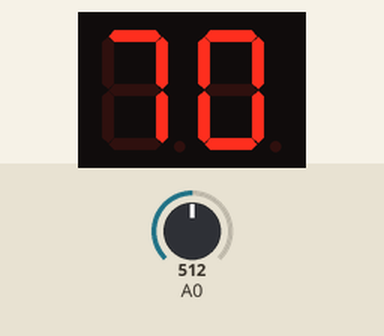
Simulated run of this sketch. Board: Arduino Uno, built with avr-gcc and run on an emulated ATmega328P. Shown: 2-digit seven-segment display. Wiring (inferred from the names in the program): 2-digit 7-segment display, segments lit when HIGH: segments pin 6, pin 5, pin 4, pin 3, pin 2, pin 1, pin 0, pin 7, pin 8, pin 9, pin 10, pin 11, pin 12, pin 13. Inputs (shaded band) come from the test bench; at power-on: A0 = 512. The segment pins are drawn as the display they are named for.

Above: at 1.2 s.
1.3 s: A0 set to 517
At 2.5 s:
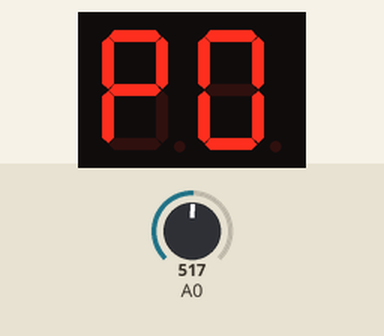
2.8 s: A0 set to 716
At 3.9 s:
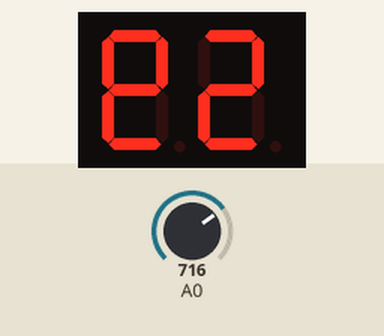
4.3 s: A0 set to 714
At 5.2 s:
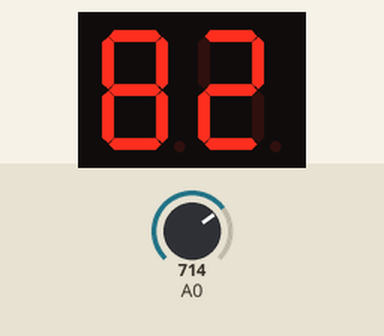
5.8 s: A0 set to 306
At 6.4 s:
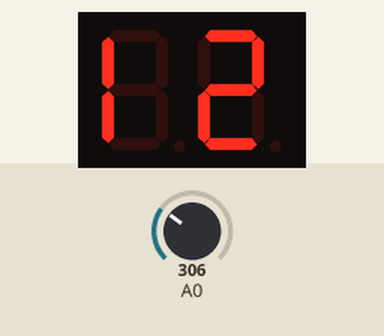
7.3 s: A0 set to 305
At 7.7 s:
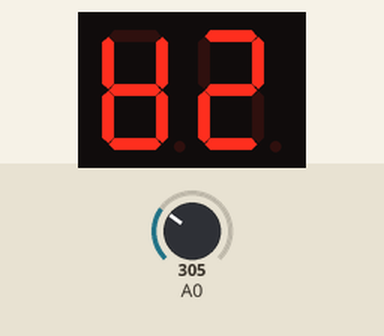
8.8 s: A0 set to 511
At 10.2 s:
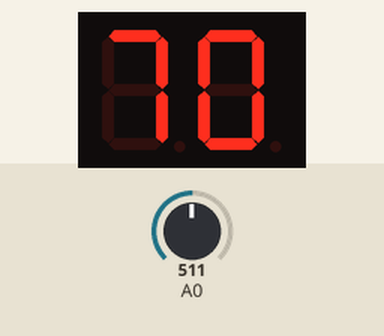
Timing chart, 0 to 11.3 s (numbered marks = the images above; inputs shaded):
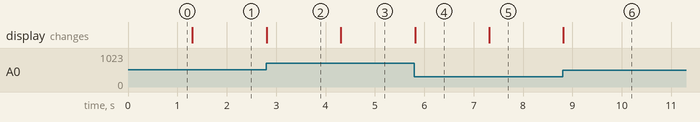

The sketch:

sensorTemperatura_displays.ino
```cpp
int sensorTemperatura;

//Variables para mostrar la termperatura en el display
int decenas;
int unidades;

// Definir los pines para cada segmento de los dos displays
int display1[7] = {7, 8, 9, 10, 11, 12, 13};
int display2[7] = {0, 1, 2, 3, 4, 5, 6};

// Definir un arreglo de dos dimensiones que mapee los números a los segmentos necesarios para mostrarlos en los displays
int numeros[10][7] = {
  {1, 1, 1, 1, 1, 1, 0}, // 0
  {0, 1, 1, 0, 0, 0, 0}, // 1
  {1, 1, 0, 1, 1, 0, 1}, // 2
  {1, 1, 1, 1, 0, 0, 1}, // 3
  {0, 1, 1, 0, 0, 1, 1}, // 4
  {1, 0, 1, 1, 0, 1, 1}, // 5
  {1, 0, 1, 1, 1, 1, 1}, // 6
  {1, 1, 1, 0, 0, 0, 0}, // 7
  {1, 1, 1, 1, 1, 1, 1}, // 8
  {1, 1, 1, 1, 0, 1, 1}  // 9
};
void setup() {
  // Configurar los pines como salidas
  pinMode(0, OUTPUT);
  pinMode(1, OUTPUT);
  pinMode(2, OUTPUT);
  pinMode(3, OUTPUT);
  pinMode(4, OUTPUT);
  pinMode(5, OUTPUT);
  pinMode(6, OUTPUT);
  pinMode(7, OUTPUT);
  pinMode(8, OUTPUT);
  pinMode(9, OUTPUT);
  pinMode(10, OUTPUT);
  pinMode(11, OUTPUT);
  pinMode(12, OUTPUT);
  pinMode(13, OUTPUT);

}

void loop() {
  sensorTemperatura = analogRead(A0);
  //Para que de de 0 a 99
  sensorTemperatura = sensorTemperatura * 5 * 100 / 1024;

  unidades = sensorTemperatura % 10;
  decenas = sensorTemperatura / 10 % 10;

  //Mandamos a imprimir en los displays
  printNumero(decenas, unidades);
  delay(100);

}

void apagar(){
  for(int i = 0; i<7; i++){
      digitalWrite(display1[i],LOW);
      digitalWrite(display2[i],LOW);
    }

}

void printNumero(int numero1, int numero2){

    for(int i = 0; i<7; i++){
      digitalWrite(display1[i],numeros[numero1][i]);
      digitalWrite(display2[i],numeros[numero2][i]);
    }
}
```

Measured:
- the behaviour switches between 516 and 517 on A0 (found by bisection; images 0 and 1)
- the behaviour switches between 715 and 714 on A0 (found by bisection; images 2 and 3)
- the behaviour switches between 306 and 305 on A0 (found by bisection; images 4 and 5)
- after the input at 1.3 s, the display: changes at once (image 1)
- after the input at 2.8 s, the display: changes at once (image 2)
- after the input at 4.3 s, the display: changes at once (image 3)
- after the input at 5.8 s, the display: changes at once (image 4)
- after the input at 7.3 s, the display: changes at once (image 5)
- after the input at 8.8 s, the display: changes at once (image 6)
